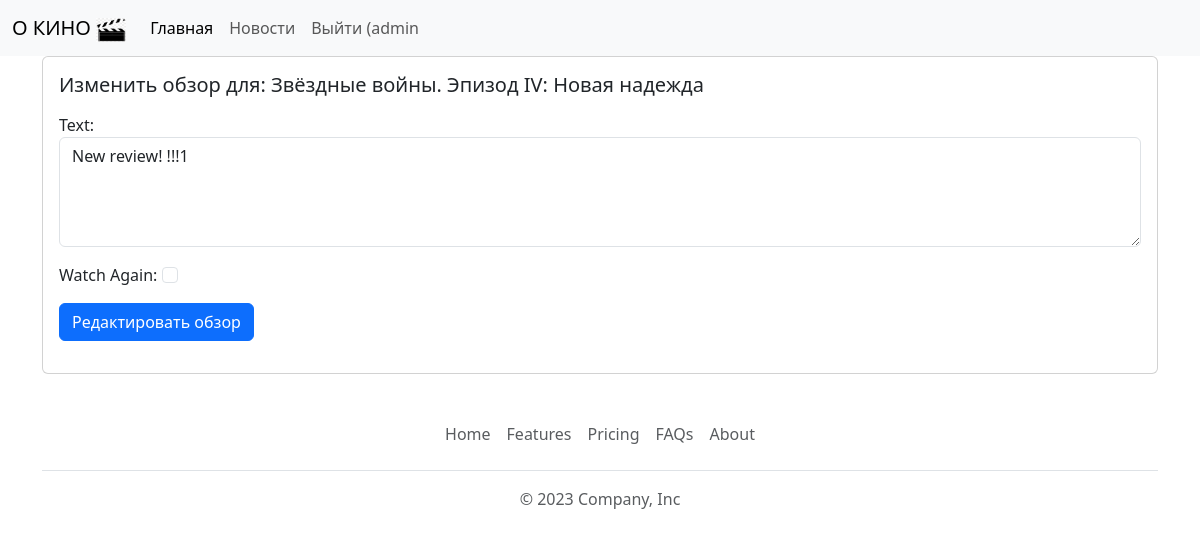
Screenshot of /movie/review/3 (signed in) with the database file from the repository.
### movie/models.py (models this page shows, shortened)
class Review(models.Model):
    text = models.CharField(max_length=100)
    time_create = models.DateTimeField(auto_now_add=True, verbose_name='Время создания')
    time_update = models.DateTimeField(auto_now=True, verbose_name='Время изменения')
    user = \
        models.ForeignKey(User, on_delete=models.CASCADE)
    movie = \
        models.ForeignKey(Movie, on_delete=models.CASCADE)
    watchAgain = models.BooleanField()

class Movie(models.Model):
    title = models.CharField(max_length=100)
    description = models.CharField(max_length=250)
    image = models.ImageField(upload_to='movie/static/')
    url = models.URLField(blank=True)
    class Meta:
        verbose_name = 'КИНОФИЛЬМЫ'
        verbose_name_plural = 'кино'

### movie/views.py (the view, shortened to what this page needs)
# urls.py: path('review/<int:review_id>', views.updatereview, name='updatereview'),
@login_required
def updatereview(request, review_id):
    review = get_object_or_404(
        Review, pk=review_id, user=request.user)
    if request.method == 'GET':
        form = ReviewForm(instance=review)
        return render(request, "updatereview.html",
                      {'review': review, 'form': form})

### movie/forms.py
class ReviewForm(ModelForm):
    def __init__(self, *args, **kwargs):
        super(ModelForm, self).__init__(*args, **kwargs)
        self.fields['text'].widget.attrs.update(
            {'class': 'form-control'})
        self.fields['watchAgain'].widget.attrs.update(
            {'class': 'form-check-input'})
    class Meta:
        model = Review
        fields = ['text', 'watchAgain']
        labels = {
            'watchAgain': ('Watch Again')
        }
        widgets = {
            'text': Textarea(attrs={'rows': 4}),
        }

### movie/templates/updatereview.html (shortened to what this page needs)
{% extends 'base.html' %}
{% block content %}
<div class="card mb-3">
    <div class="row g-0">
        <div>
            <div class="card-body">
                <h5 class="card-tittle">
                    Изменить обзор для: {{ review.movie.title }}
                </h5>
                <p class="card-text">
                    <form  method="POST">
                        {{ form.as_p }}
                        <button type="submit"
                                class="btn btn-primary">
                                Редактировать обзор
                        </button>
                    </form>
                </p>
            </div>
        </div>
    </div>
</div>
{% endblock content %}

### MovieReviews/templates/base.html (shortened to what this page needs)
{% load static %}
<!DOCTYPE html>
<html lang="ru">
<head>
    <link href="https://cdn.jsdelivr.net/npm/bootstrap@5.3.2/dist/css/bootstrap.min.css" rel="stylesheet">
</head>
<body>
    <nav class="navbar navbar-expand-lg bg-body-tertiary">
      <div class="container-fluid">
        <a class="navbar-brand" href="{% url 'home' %}">О КИНО
            {% load static %}
            <img src="{% static 'images/Movie_clipart_static.png' %}" alt="movie static" width="30" height="24">
        </a>
        <div class="collapse navbar-collapse" id="navbarNav">
          <ul class="navbar-nav">
            <li class="nav-item">
              <a class="nav-link active" aria-current="page" href="{% url 'home' %}">Главная</a>
            </li>
            <li class="nav-item">
              <a class="nav-link" href="{% url 'news' %}">Новости</a>
            </li>
              {% if user.is_authenticated %}
                  <a class="nav-link" href="{% url 'logoutaccount' %}">
                      Выйти ({{ user.username }}
                  </a>
              {% endif %}
          </ul>
        </div>
      </div>
    </nav>
    <div class="container">
        {% block content %}
        {% endblock content %}
    </div>
<div class="container">
    <footer class="py-3 my-4 bg-blank">
        <ul class="nav justify-content-center border-bottom pb-3 mb-3">
          <li class="nav-item"><a href="#" class="nav-link px-2 text-body-secondary">Home</a></li>
          <li class="nav-item"><a href="#" class="nav-link px-2 text-body-secondary">Features</a></li>
          <li class="nav-item"><a href="#" class="nav-link px-2 text-body-secondary">Pricing</a></li>
          <li class="nav-item"><a href="#" class="nav-link px-2 text-body-secondary">FAQs</a></li>
          <li class="nav-item"><a href="#" class="nav-link px-2 text-body-secondary">About</a></li>
        </ul>
        <p class="text-center text-body-secondary">© 2023 Company, Inc</p>
      </footer>
</div>
</body>
</html>

### rows the page displays
Review: movie "Звёздные войны. Эпизод IV: Новая надежда", text "New review! !!!1"

### other values shown
{{ user.username }} "admin"
